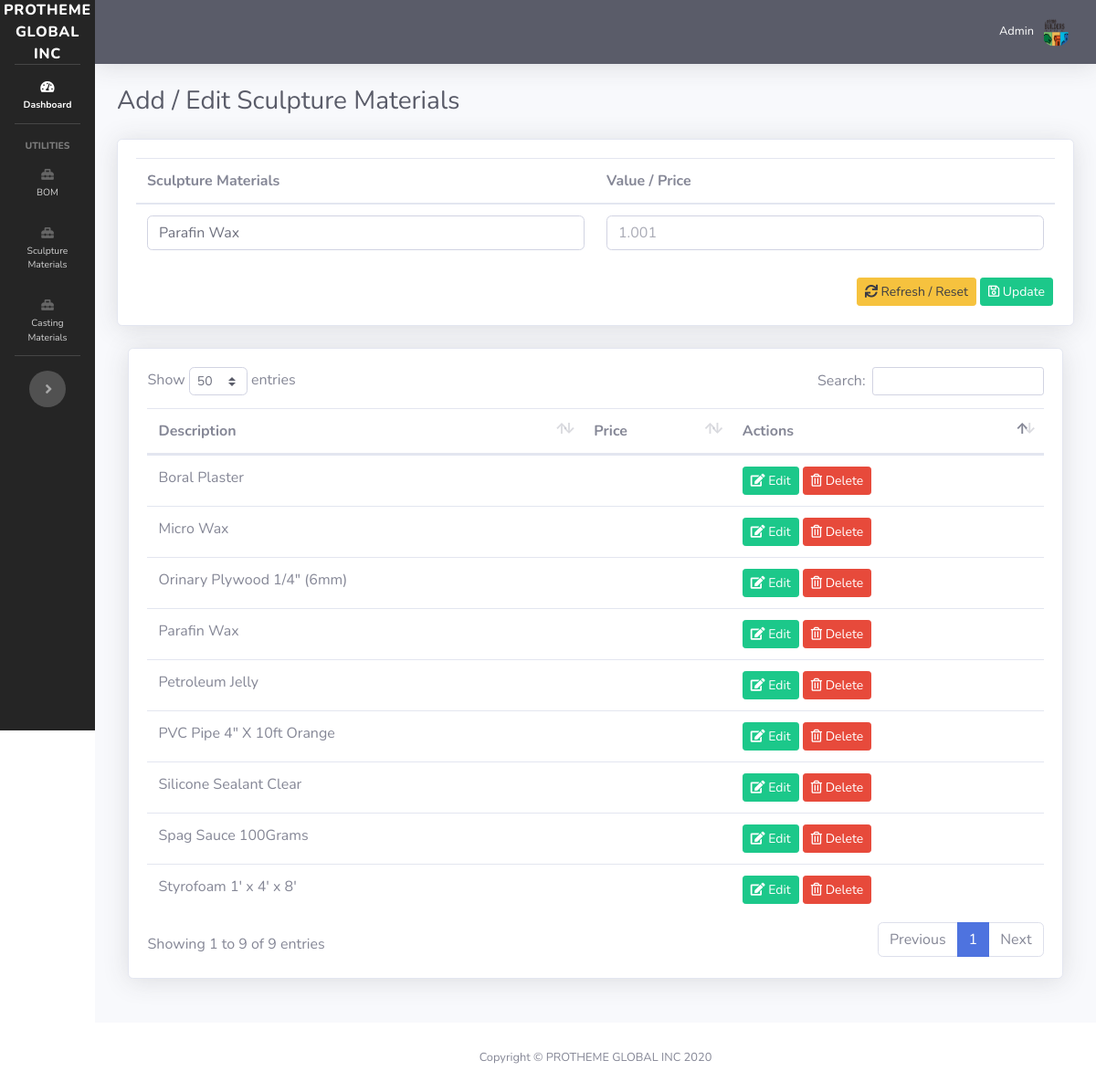
Page /add-sculpture-materials.php?edit_sculpture_materials=3 on the committed database.
### tables this page shows
CREATE TABLE `sculpture_materials` (
  `id` int(11) NOT NULL,
  `description` varchar(128) NOT NULL
);

### process_materials.php (called while the page is built, shortened)
<?php
    include("dbh.php");
    if(isset($_GET['edit_sculpture_materials'])){
        $update_sculpture_materials = true;
        $id = $_GET['edit_sculpture_materials'];
        $getSculptureMaterials = $mysqli->query("SELECT * FROM sculpture_materials WHERE id = '$id' ") or die ($mysqli->error);
        $newSculptureMaterial = $getSculptureMaterials->fetch_assoc();
    }

### add-sculpture-materials.php (the view, shortened to what this page needs)
<?php
require_once 'process_materials.php';
include("sidebar.php");
$getSculptureMaterials = $mysqli->query('SELECT * FROM sculpture_materials') or die ($mysqli->error);
?>
<div id="content-wrapper" class="d-flex flex-column">
    <div id="content">
        <?php
        include("topbar.php");
        ?>
        <div class="container-fluid">
            <div class="d-sm-flex align-items-center justify-content-between mb-4">
                <h1 class="h3 mb-0 text-gray-800">Add / Edit Sculpture Materials</h1>
            </div>
            <div class="row">
                <div class="col-lg-12 mb-4">
                    <div class="card shadow mb-4">
                        <form action="process_materials.php" method="POST" class="mb-1">
                            <div class="card-body">
                                <table class="table">
                                    <thead>
                                    <tr>
                                        <th>Sculpture Materials</th>
                                        <th>Value / Price</th>
                                    </tr>
                                    </thead>
                                    <tbody>
                                    <tr>
                                        <td><input type="text" class="form-control" name="sculpture_materials" placeholder="1cm spag resin" value="<?php if($update_sculpture_materials){echo $newSculptureMaterial['description'];} ?>" required></td>
                                        <td><input type="number" class="form-control" name="value_price" placeholder="1.001" step="0.00001" value="<?php if($update_sculpture_materials){echo $newSculptureMaterial['price'];} ?>" required></td>
                                    </tr>
                                    </tbody>
                                </table>
                                <button type="submit" class="btn btn-success btn-sm mb-1 float-right" name="update_sculpture_materials" style="<?php if(!$update_sculpture_materials){echo"display: none;";}?>  margin: 2px;"><i class="far fa-save"></i> Update</button>
                                <a href="add-sculpture-materials.php" class="btn btn-sm btn-warning float-right text-gray-900" style=" margin: 2px;"><i class="fas fa-sync"></i> Refresh / Reset</a>
                        </form>
                    </div>
                </div>
                <div class="col-lg-12 mb-4">
                    <div class="card shadow mb-12" style="padding: 2%;">
                        <table class="table" id="itemSculptureMaterials">
                            <thead>
                            <tr>
                                <th>Description</th>
                                <th>Price</th>
                                <th>Actions</th>
                            </tr>
                            </thead>
                            <tbody>
                            <?php while($newSculptureMaterials=$getSculptureMaterials->fetch_assoc()){ ?>
                                <tr>
                                    <td><?php echo $newSculptureMaterials['description']; ?></td>
                                    <td><?php echo $newSculptureMaterials['price']; ?></td>
                                    <td>
                                        <a style="" href="add-sculpture-materials.php?edit_sculpture_materials=<?php echo $newSculptureMaterials['id']; ?>" class="btn btn-sm btn-success"><i class="fas fa-edit"></i> Edit</a>
                                        <button type="button" class="btn btn-sm btn-danger" data-toggle="modal" data-target="#exampleModal<?php echo $newSculptureMaterials['id']; ?>">
                                            <i class="far fa-trash-alt"></i> Delete
                                        </button>
                                    </td>
                                </tr>
                            <?php }?>
                            </tbody>
                        </table>
                    </div>
                </div>
            </div>
        </div>
    </div>
</div>
<?php include("footer.php"); ?>

### sidebar.php (style rules this page uses)
::placeholder { opacity: 0.7 !important; }
body, input, textarea { scroll-behavior: smooth !important; }

### rows in the picture
sculpture_materials: sculpture_materials "Parafin Wax", description "Parafin Wax"
sculpture_materials: description "Styrofoam 1' x 4' x 8'"
sculpture_materials: description "Micro Wax"
sculpture_materials: description "Petroleum Jelly"
sculpture_materials: description "Silicone Sealant Clear"
sculpture_materials: description "Boral Plaster"
sculpture_materials: description "PVC Pipe 4\" X 10ft Orange"
sculpture_materials: description "Orinary Plywood 1/4\" (6mm)"
sculpture_materials: description "Spag Sauce 100Grams"
